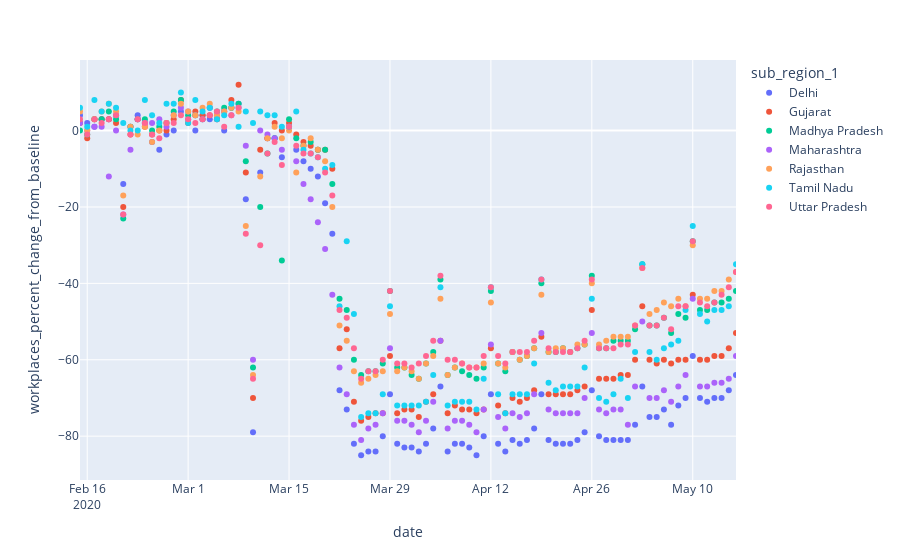

The notebook cell saved with this chart:
### Code cell
fig = px.scatter(df_in_hgfq, 
                 x="date", 
                 y="workplaces_percent_change_from_baseline", 
                 color="sub_region_1",
                 range_x=['2020-02-15','2020-05-16'])
fig.show()
